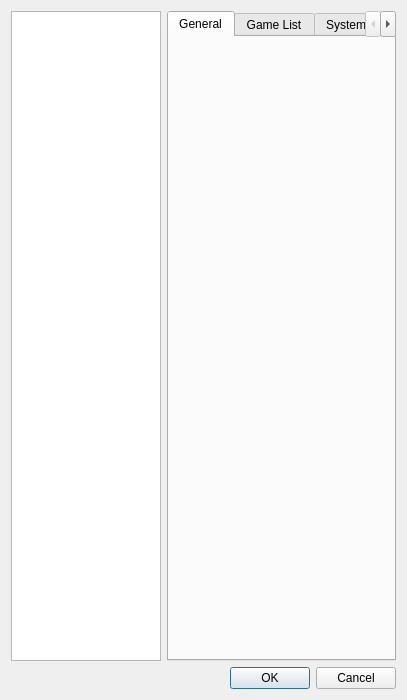
<?xml version="1.0" encoding="UTF-8"?>
<ui version="4.0">
 <class>ConfigureDialog</class>
 <widget class="QDialog" name="ConfigureDialog">
  <property name="geometry">
   <rect>
    <x>0</x>
    <y>0</y>
    <width>407</width>
    <height>700</height>
   </rect>
  </property>
  <property name="minimumSize">
   <size>
    <width>0</width>
    <height>700</height>
   </size>
  </property>
  <property name="windowTitle">
   <string>yuzu Configuration</string>
  </property>
  <layout class="QVBoxLayout" name="verticalLayout">
   <item>
    <layout class="QHBoxLayout" name="horizontalLayout">
     <item>
      <widget class="QListWidget" name="selectorList">
       <property name="minimumSize">
        <size>
         <width>150</width>
         <height>0</height>
        </size>
       </property>
       <property name="maximumSize">
        <size>
         <width>150</width>
         <height>16777215</height>
        </size>
       </property>
      </widget>
     </item>
     <item>
      <widget class="QTabWidget" name="tabWidget">
       <property name="currentIndex">
        <number>0</number>
       </property>
       <widget class="ConfigureGeneral" name="generalTab">
        <attribute name="title">
         <string>General</string>
        </attribute>
       </widget>
       <widget class="ConfigureUi" name="uiTab">
        <attribute name="title">
         <string>Game List</string>
        </attribute>
       </widget>
       <widget class="ConfigureSystem" name="systemTab">
        <attribute name="title">
         <string>System</string>
        </attribute>
       </widget>
       <widget class="ConfigureProfileManager" name="profileManagerTab">
        <attribute name="title">
         <string>Profiles</string>
        </attribute>
       </widget>
       <widget class="ConfigureFilesystem" name="filesystemTab">
        <attribute name="title">
         <string>Filesystem</string>
        </attribute>
       </widget>
       <widget class="ConfigureInput" name="inputTab">
        <attribute name="title">
         <string>Input</string>
        </attribute>
       </widget>
       <widget class="ConfigureHotkeys" name="hotkeysTab">
        <attribute name="title">
         <string>Hotkeys</string>
        </attribute>
       </widget>
       <widget class="ConfigureGraphics" name="graphicsTab">
        <attribute name="title">
         <string>Graphics</string>
        </attribute>
       </widget>
       <widget class="ConfigureGraphicsAdvanced" name="graphicsAdvancedTab">
        <attribute name="title">
         <string>GraphicsAdvanced</string>
        </attribute>
       </widget>
       <widget class="ConfigureAudio" name="audioTab">
        <attribute name="title">
         <string>Audio</string>
        </attribute>
       </widget>
       <widget class="ConfigureDebug" name="debugTab">
        <attribute name="title">
         <string>Debug</string>
        </attribute>
       </widget>
       <widget class="ConfigureWeb" name="webTab">
        <attribute name="title">
         <string>Web</string>
        </attribute>
       </widget>
       <widget class="ConfigureService" name="serviceTab">
        <attribute name="title">
         <string>Services</string>
        </attribute>
       </widget>
      </widget>
     </item>
    </layout>
   </item>
   <item>
    <widget class="QDialogButtonBox" name="buttonBox">
     <property name="standardButtons">
      <set>QDialogButtonBox::Cancel|QDialogButtonBox::Ok</set>
     </property>
    </widget>
   </item>
  </layout>
 </widget>
 <customwidgets>
  <customwidget>
   <class>ConfigureGeneral</class>
   <extends>QWidget</extends>
   <header>configuration/configure_general.h</header>
   <container>1</container>
  </customwidget>
  <customwidget>
   <class>ConfigureSystem</class>
   <extends>QWidget</extends>
   <header>configuration/configure_system.h</header>
   <container>1</container>
  </customwidget>
  <customwidget>
   <class>ConfigureProfileManager</class>
   <extends>QWidget</extends>
   <header>configuration/configure_profile_manager.h</header>
   <container>1</container>
  </customwidget>
  <customwidget>
   <class>ConfigureFilesystem</class>
   <extends>QWidget</extends>
   <header>configuration/configure_filesystem.h</header>
   <container>1</container>
  </customwidget>
  <customwidget>
   <class>ConfigureAudio</class>
   <extends>QWidget</extends>
   <header>configuration/configure_audio.h</header>
   <container>1</container>
  </customwidget>
  <customwidget>
   <class>ConfigureDebug</class>
   <extends>QWidget</extends>
   <header>configuration/configure_debug.h</header>
   <container>1</container>
  </customwidget>
  <customwidget>
   <class>ConfigureGraphics</class>
   <extends>QWidget</extends>
   <header>configuration/configure_graphics.h</header>
   <container>1</container>
  </customwidget>
  <customwidget>
   <class>ConfigureGraphicsAdvanced</class>
   <extends>QWidget</extends>
   <header>configuration/configure_graphics_advanced.h</header>
   <container>1</container>
  </customwidget>
  <customwidget>
   <class>ConfigureWeb</class>
   <extends>QWidget</extends>
   <header>configuration/configure_web.h</header>
   <container>1</container>
  </customwidget>
  <customwidget>
   <class>ConfigureUi</class>
   <extends>QWidget</extends>
   <header>configuration/configure_ui.h</header>
   <container>1</container>
  </customwidget>
  <customwidget>
   <class>ConfigureInput</class>
   <extends>QWidget</extends>
   <header>configuration/configure_input.h</header>
   <container>1</container>
  </customwidget>
  <customwidget>
   <class>ConfigureHotkeys</class>
   <extends>QWidget</extends>
   <header>configuration/configure_hotkeys.h</header>
   <container>1</container>
  </customwidget>
  <customwidget>
   <class>ConfigureService</class>
   <extends>QWidget</extends>
   <header>configuration/configure_service.h</header>
   <container>1</container>
  </customwidget>
 </customwidgets>
 <resources/>
 <connections>
  <connection>
   <sender>buttonBox</sender>
   <signal>accepted()</signal>
   <receiver>ConfigureDialog</receiver>
   <slot>accept()</slot>
   <hints>
    <hint type="sourcelabel">
     <x>220</x>
     <y>380</y>
    </hint>
    <hint type="destinationlabel">
     <x>220</x>
     <y>200</y>
    </hint>
   </hints>
  </connection>
  <connection>
   <sender>buttonBox</sender>
   <signal>rejected()</signal>
   <receiver>ConfigureDialog</receiver>
   <slot>reject()</slot>
   <hints>
    <hint type="sourcelabel">
     <x>220</x>
     <y>380</y>
    </hint>
    <hint type="destinationlabel">
     <x>220</x>
     <y>200</y>
    </hint>
   </hints>
  </connection>
 </connections>
</ui>
